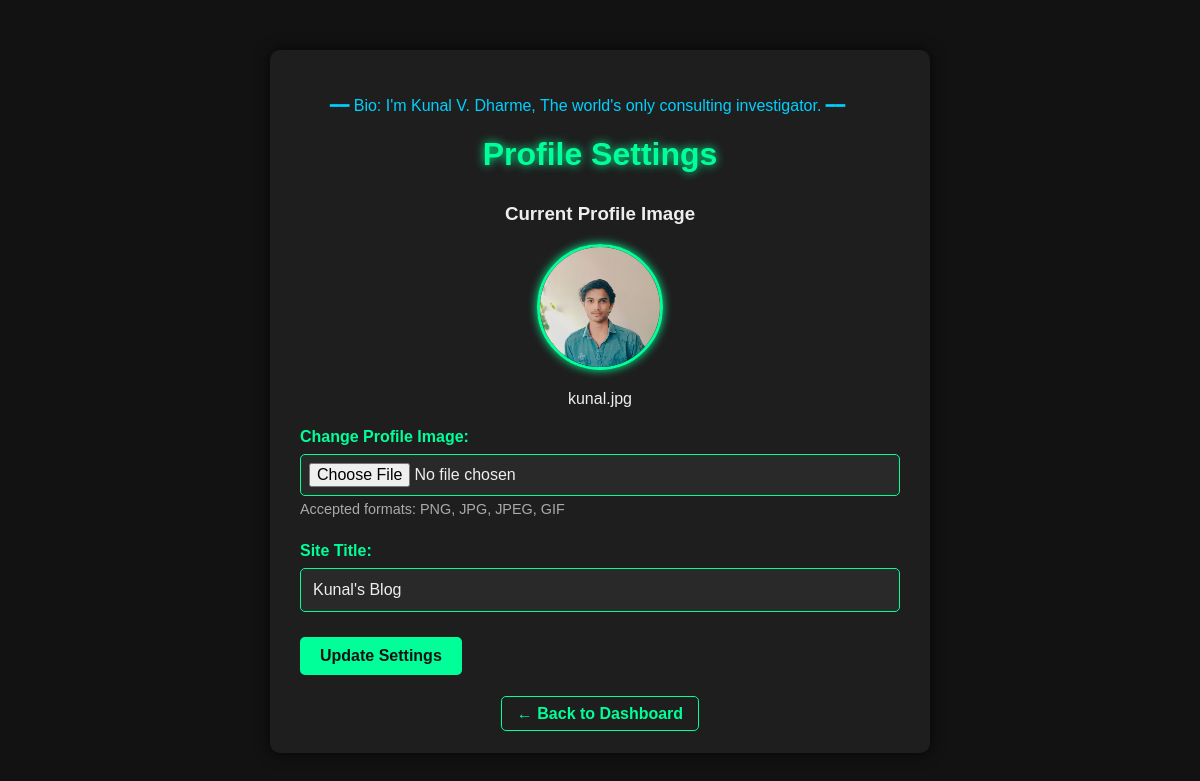
/admin/profile-settings (signed in), run on the app's committed database.
### admin/models.py (models this page shows)
class SiteSettings(db.Model):
    id = db.Column(db.Integer, primary_key=True)
    profile_image = db.Column(db.String(255), default='kunal.jpg')
    site_title = db.Column(db.String(200), default="Kunal's Blog")
    created_at = db.Column(db.DateTime, default=datetime.utcnow)
    updated_at = db.Column(db.DateTime, default=datetime.utcnow, onupdate=datetime.utcnow)
    @staticmethod
    def get_settings():
        settings = SiteSettings.query.first()
        if not settings:
            settings = SiteSettings()
            db.session.add(settings)
            db.session.commit()
        return settings

### admin/routes.py (the view, shortened to what this page needs)
@admin_routes.route('/profile-settings', methods=['GET', 'POST'])
def profile_settings():
    if not session.get('admin_logged_in'):
        return redirect(url_for('admin.login'))
    settings = SiteSettings.get_settings()
    return render_template('admin/profile_settings.html', settings=settings)

### admin/templates/admin/profile_settings.html (shortened to what this page needs)
<!DOCTYPE html>
<html lang="en">
<head>
</head>
<body>
  <div class="container">
    <p style="margin-left: 30px; color: #00d0ff;">━━ Bio: I'm Kunal V. Dharme, The world's only consulting investigator. ━━<br>
    <h1>Profile Settings</h1>
    <div class="current-profile">
      <h3>Current Profile Image</h3>
      <img src="{{ url_for('static', filename='images/' + settings.profile_image) }}" alt="Current Profile">
      <p>{{ settings.profile_image }}</p>
    </div>
    <form method="POST" enctype="multipart/form-data">
      <div class="form-group">
        <label for="profile_image">Change Profile Image:</label>
        <input type="file" id="profile_image" name="profile_image" accept="image/*">
        <div class="file-info">Accepted formats: PNG, JPG, JPEG, GIF</div>
      </div>
      <div class="form-group">
        <label for="site_title">Site Title:</label>
        <input type="text" id="site_title" name="site_title" value="{{ settings.site_title }}" placeholder="Enter site title">
      </div>
      <div class="form-group">
        <button type="submit">Update Settings</button>
      </div>
    </form>
    <div class="back-link">
      <a href="{{ url_for('admin.dashboard') }}">← Back to Dashboard</a>
    </div>
  </div>
</body>
</html>

### admin/templates/admin/profile_settings.html (style rules this page uses)
body { font-family: Arial, sans-serif; background-color: #121212; color: #eee; margin: 0; padding: 0; }
.container { max-width: 600px; margin: 50px auto; padding: 30px; background-color: #1e1e1e; border-radius: 10px; box-shadow: 0 0 15px rgba(0,0,0,0.7); }
h1 { color: #00ff99; text-align: center; margin-bottom: 30px; text-shadow: 0 0 10px #00ff99; }
.form-group { margin-bottom: 25px; }
label { display: block; margin-bottom: 8px; color: #00ff99; font-weight: bold; }
input[type="text"], input[type="file"] { width: 100%; padding: 12px; background-color: #292929; border: 1px solid #00ff99; border-radius: 5px; color: #eee; font-size: 1rem; box-sizing: border-box; }
input[type="file"] { padding: 8px; }
button { background-color: #00ff99; color: #121212; padding: 10px 20px; border: none; border-radius: 5px; cursor: pointer; font-size: 1rem; font-weight: bold; transition: background-color 0.3s ease; }
.current-profile { text-align: center; margin-bottom: 20px; }
.current-profile img { width: 120px; height: 120px; border-radius: 50%; object-fit: cover; border: 3px solid #00ff99; box-shadow: 0 0 10px #00ff99; }
.back-link { text-align: center; margin-top: 30px; }
.back-link a { color: #00ff99; text-decoration: none; font-weight: bold; padding: 8px 15px; border: 1px solid #00ff99; border-radius: 5px; transition: all 0.3s ease; }
.file-info { font-size: 0.9rem; color: #aaa; margin-top: 5px; }

### data on the page
SiteSettings: profile_image (picture), profile_image "kunal.jpg", site_title "Kunal's Blog"
